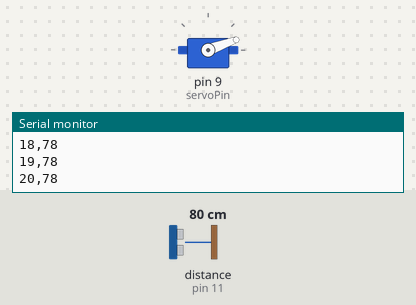
The sketch below on a simulated Arduino Uno, built with avr-gcc and run on an emulated ATmega328P. On the bench: servo, the last lines printed to the serial monitor. Wiring (inferred from the names in the program): ultrasonic range finder: trigger pin 10; echo pin 11. The inputs (shaded band) are chosen by the test bench; at power-on: distance to the obstacle (sensor on pin 11) 80 cm. The echo pulse lasts 58.3 µs per cm.

Above: at 1.25 s.
1.3 s: distance to the obstacle (sensor on pin 11) set to 35 cm
4.3 s: distance to the obstacle (sensor on pin 11) set to 28 cm
At 4.3 s:
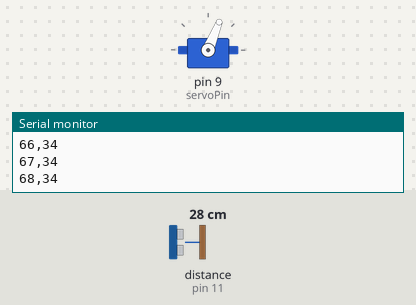
5.8 s: distance to the obstacle (sensor on pin 11) set to 250 cm
At 6.7 s:
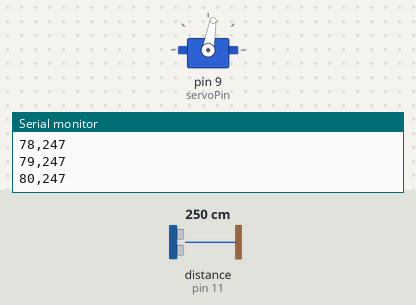
8.8 s: distance to the obstacle (sensor on pin 11) set to 2 cm
At 9.7 s:
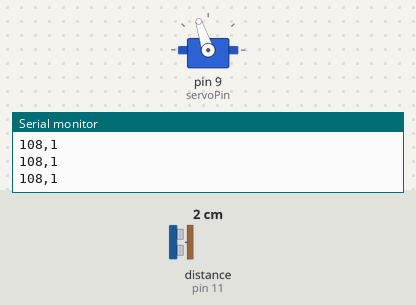
10.3 s: distance to the obstacle (sensor on pin 11) set to 60 cm
At 11.06 s:
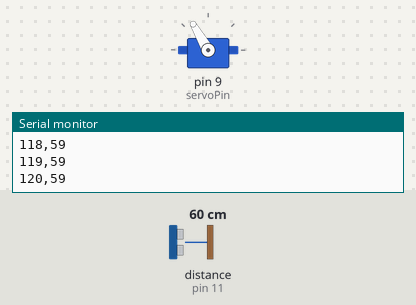
13.3 s: distance to the obstacle (sensor on pin 11) set to 4 cm
At 13.3 s:
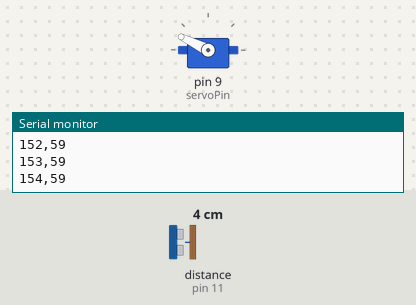
Timing chart, 0 to 15.8 s (numbered marks = the images above; inputs shaded):
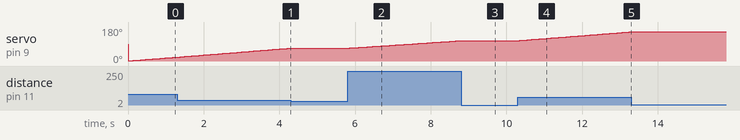

The sketch:

Arduino-code.ino
```cpp
#include <Servo.h>

Servo myServo;

const int servoPin = 9;
const int trigPin = 10;
const int echoPin = 11;

const int stopDistance = 30; // 🛑 stop servo if object is closer than this (cm)

long duration;
int distance;
int angle = 0;
int step = 1; // direction control

void setup() {
  myServo.attach(servoPin);
  pinMode(trigPin, OUTPUT);
  pinMode(echoPin, INPUT);
  Serial.begin(9600);
}

void loop() {

  distance = getDistance();

  // 🛑 STOP SERVO if object detected
  if (distance <= stopDistance) {
    myServo.write(angle); // hold position

    // still send data to Processing
    Serial.print(angle);
    Serial.print(",");
    Serial.println(distance);

    delay(50); // small delay to reduce jitter
    return;    // exit loop, servo does NOT move
  }

  // 🔄 MOVE SERVO if no object
  angle += step;

  if (angle >= 180) {
    angle = 180;
    step = -1;
  }
  else if (angle <= 0) {
    angle = 0;
    step = 1;
  }

  myServo.write(angle);

  Serial.print(angle);
  Serial.print(",");
  Serial.println(distance);

  delay(60); // 🐢 slow smooth rotation
}

int getDistance() {
  digitalWrite(trigPin, LOW);
  delayMicroseconds(2);

  digitalWrite(trigPin, HIGH);
  delayMicroseconds(10);
  digitalWrite(trigPin, LOW);

  duration = pulseIn(echoPin, HIGH, 30000);
  int dist = duration * 0.034 / 2;

  if (dist == 0 || dist > 300) dist = 300;
  return dist;
}
```

Measured:
- the behaviour switches between 32 and 31 cm on distance to the obstacle (sensor on pin 11) (found by bisection; images 0 and 1)
- after the input at 4.3 s, servo on pin 9 (servoPin): stays 68° (without the input it goes to 69° after 0.03 s)
- after the input at 5.8 s, servo on pin 9 (servoPin): moves from 68° to 107° over 2.9 s, starting after 0.06 s
- after the input at 8.8 s, servo on pin 9 (servoPin): goes on until 8.8 s, then stays 108°
- after the input at 10.3 s, servo on pin 9 (servoPin): moves from 108° to 154° over 2.9 s, starting after 0.05 s
- after the input at 13.3 s, servo on pin 9 (servoPin): stays 154° (without the input it goes to 155° after 0.01 s)
